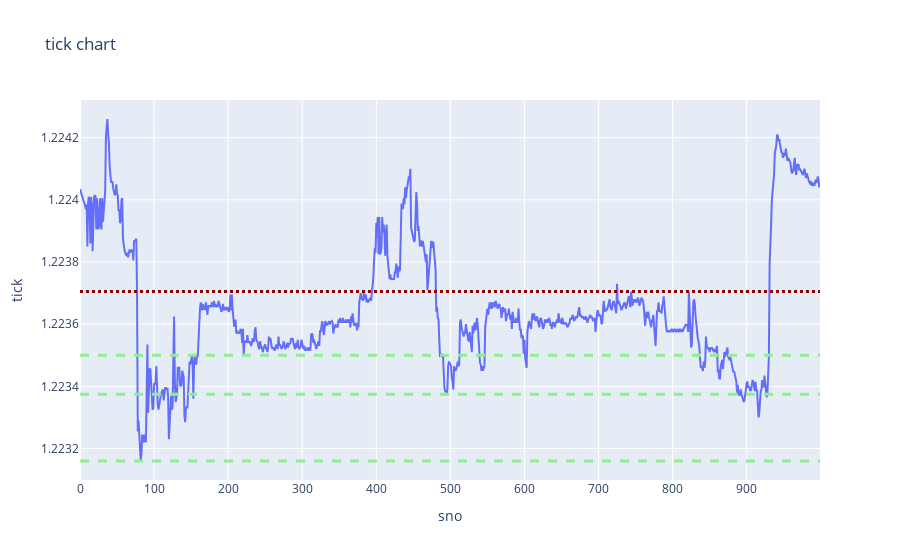

The notebook cell saved with this chart:
### Code cell
fig = px.line(data['df'], x="sno", y="tick", title='tick chart')
for val in data['support_values']:
    fig.add_hline(y = val, line_width=3, line_dash="dash", line_color="lightgreen")
for val in data['resistance_values']:
    fig.add_hline(y = val, line_width=3, line_dash="dot", line_color="darkred")
fig.show()

### Figure 1 — Plotly figure (JSON) as saved in the notebook; plotly's stock layout.template omitted (floating-point values rounded to 4 significant figures; data arrays with more than 128 entries replaced by an {"elided": "..."} marker saying what was removed)
{"data": [{"hovertemplate": "sno=%{x}<br>tick=%{y}<extra></extra>", "legendgroup": "", "line": {"color": "#636efa", "dash": "solid"}, "mode": "lines", "name": "", "orientation": "v", "showlegend": false, "type": "scatter", "x": {"elided": "1000 int values"}, "xaxis": "x", "y": {"elided": "1000 float values"}, "yaxis": "y"}], "layout": {"legend": {"tracegroupgap": 0}, "shapes": [{"line": {"color": "lightgreen", "dash": "dash", "width": 3}, "type": "line", "x0": 0, "x1": 1, "xref": "x domain", "y0": 1.223, "y1": 1.223, "yref": "y"}, {"line": {"color": "lightgreen", "dash": "dash", "width": 3}, "type": "line", "x0": 0, "x1": 1, "xref": "x domain", "y0": 1.224, "y1": 1.224, "yref": "y"}, {"line": {"color": "lightgreen", "dash": "dash", "width": 3}, "type": "line", "x0": 0, "x1": 1, "xref": "x domain", "y0": 1.223, "y1": 1.223, "yref": "y"}, {"line": {"color": "darkred", "dash": "dot", "width": 3}, "type": "line", "x0": 0, "x1": 1, "xref": "x domain", "y0": 1.224, "y1": 1.224, "yref": "y"}], "title": {"text": "tick chart"}, "xaxis": {"anchor": "y", "domain": [0, 1], "title": {"text": "sno"}}, "yaxis": {"anchor": "x", "domain": [0, 1], "title": {"text": "tick"}}}}
